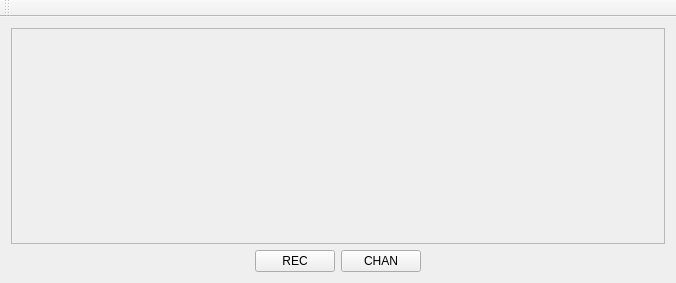
<?xml version="1.0" encoding="UTF-8"?>
<ui version="4.0">
 <class>MainWindow</class>
 <widget class="QMainWindow" name="MainWindow">
  <property name="geometry">
   <rect>
    <x>0</x>
    <y>0</y>
    <width>676</width>
    <height>283</height>
   </rect>
  </property>
  <property name="windowTitle">
   <string>strx-mon</string>
  </property>
  <widget class="QWidget" name="centralWidget">
   <layout class="QVBoxLayout" name="verticalLayout">
    <item>
     <widget class="CPlotter" name="plotter">
      <property name="sizePolicy">
       <sizepolicy hsizetype="Preferred" vsizetype="MinimumExpanding">
        <horstretch>0</horstretch>
        <verstretch>0</verstretch>
       </sizepolicy>
      </property>
      <property name="frameShape">
       <enum>QFrame::StyledPanel</enum>
      </property>
      <property name="frameShadow">
       <enum>QFrame::Raised</enum>
      </property>
     </widget>
    </item>
    <item>
     <layout class="QHBoxLayout" name="horizontalLayout">
      <item>
       <spacer name="horizontalSpacer">
        <property name="orientation">
         <enum>Qt::Horizontal</enum>
        </property>
        <property name="sizeHint" stdset="0">
         <size>
          <width>40</width>
          <height>20</height>
         </size>
        </property>
       </spacer>
      </item>
      <item>
       <widget class="QPushButton" name="recButton">
        <property name="toolTip">
         <string>Record I/Q data</string>
        </property>
        <property name="text">
         <string>REC</string>
        </property>
       </widget>
      </item>
      <item>
       <widget class="QPushButton" name="chanButton">
        <property name="toolTip">
         <string>Swap active channel</string>
        </property>
        <property name="text">
         <string>CHAN</string>
        </property>
       </widget>
      </item>
      <item>
       <spacer name="horizontalSpacer_2">
        <property name="orientation">
         <enum>Qt::Horizontal</enum>
        </property>
        <property name="sizeHint" stdset="0">
         <size>
          <width>40</width>
          <height>20</height>
         </size>
        </property>
       </spacer>
      </item>
     </layout>
    </item>
   </layout>
  </widget>
  <widget class="QMenuBar" name="menuBar">
   <property name="geometry">
    <rect>
     <x>0</x>
     <y>0</y>
     <width>676</width>
     <height>25</height>
    </rect>
   </property>
  </widget>
  <widget class="QToolBar" name="mainToolBar">
   <property name="enabled">
    <bool>true</bool>
   </property>
   <attribute name="toolBarArea">
    <enum>TopToolBarArea</enum>
   </attribute>
   <attribute name="toolBarBreak">
    <bool>false</bool>
   </attribute>
  </widget>
 </widget>
 <layoutdefault spacing="6" margin="11"/>
 <customwidgets>
  <customwidget>
   <class>CPlotter</class>
   <extends>QFrame</extends>
   <header>plotter.h</header>
   <container>1</container>
  </customwidget>
 </customwidgets>
 <resources/>
 <connections/>
</ui>
